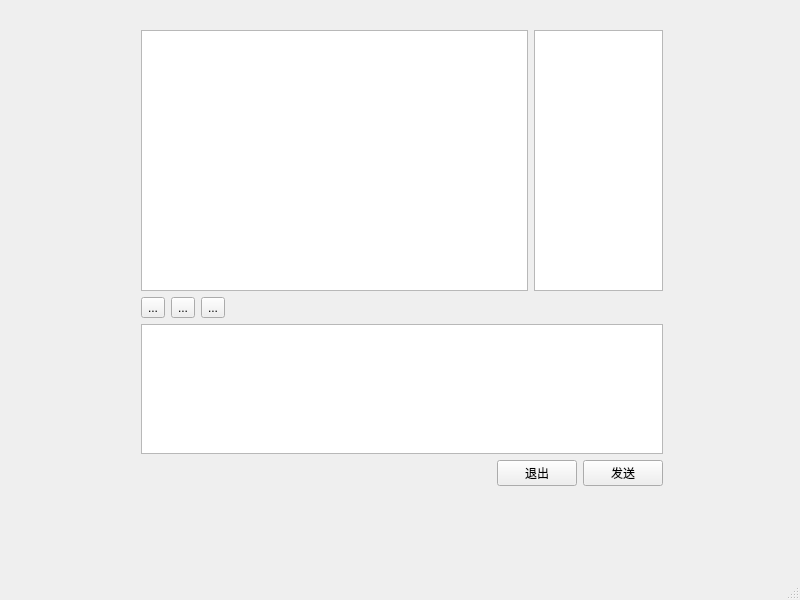
<?xml version="1.0" encoding="UTF-8"?>
<ui version="4.0">
 <class>MainWindow</class>
 <widget class="QMainWindow" name="MainWindow">
  <property name="geometry">
   <rect>
    <x>0</x>
    <y>0</y>
    <width>800</width>
    <height>600</height>
   </rect>
  </property>
  <property name="windowTitle">
   <string>MainWindow</string>
  </property>
  <widget class="QWidget" name="centralwidget">
   <widget class="QWidget" name="layoutWidget">
    <property name="geometry">
     <rect>
      <x>141</x>
      <y>30</y>
      <width>522</width>
      <height>456</height>
     </rect>
    </property>
    <layout class="QVBoxLayout" name="verticalLayout" stretch="6,1,3,1">
     <item>
      <layout class="QHBoxLayout" name="horizontalLayout_3" stretch="3,1">
       <item>
        <widget class="QTextEdit" name="outputEdit"/>
       </item>
       <item>
        <widget class="QListView" name="memList"/>
       </item>
      </layout>
     </item>
     <item>
      <layout class="QHBoxLayout" name="horizontalLayout">
       <item>
        <widget class="QToolButton" name="toolButton">
         <property name="text">
          <string>...</string>
         </property>
        </widget>
       </item>
       <item>
        <widget class="QToolButton" name="toolButton_2">
         <property name="text">
          <string>...</string>
         </property>
        </widget>
       </item>
       <item>
        <widget class="QToolButton" name="toolButton_3">
         <property name="text">
          <string>...</string>
         </property>
        </widget>
       </item>
       <item>
        <spacer name="horizontalSpacer_2">
         <property name="orientation">
          <enum>Qt::Horizontal</enum>
         </property>
         <property name="sizeHint" stdset="0">
          <size>
           <width>40</width>
           <height>20</height>
          </size>
         </property>
        </spacer>
       </item>
      </layout>
     </item>
     <item>
      <widget class="QTextEdit" name="inputEdit"/>
     </item>
     <item>
      <layout class="QHBoxLayout" name="horizontalLayout_2">
       <item>
        <spacer name="horizontalSpacer">
         <property name="orientation">
          <enum>Qt::Horizontal</enum>
         </property>
         <property name="sizeHint" stdset="0">
          <size>
           <width>40</width>
           <height>20</height>
          </size>
         </property>
        </spacer>
       </item>
       <item>
        <widget class="QPushButton" name="exitBtn">
         <property name="text">
          <string>退出</string>
         </property>
        </widget>
       </item>
       <item>
        <widget class="QPushButton" name="sendBtn">
         <property name="text">
          <string>发送</string>
         </property>
        </widget>
       </item>
      </layout>
     </item>
    </layout>
   </widget>
  </widget>
  <widget class="QMenuBar" name="menubar">
   <property name="geometry">
    <rect>
     <x>0</x>
     <y>0</y>
     <width>800</width>
     <height>22</height>
    </rect>
   </property>
  </widget>
  <widget class="QStatusBar" name="statusbar"/>
 </widget>
 <resources/>
 <connections/>
</ui>
